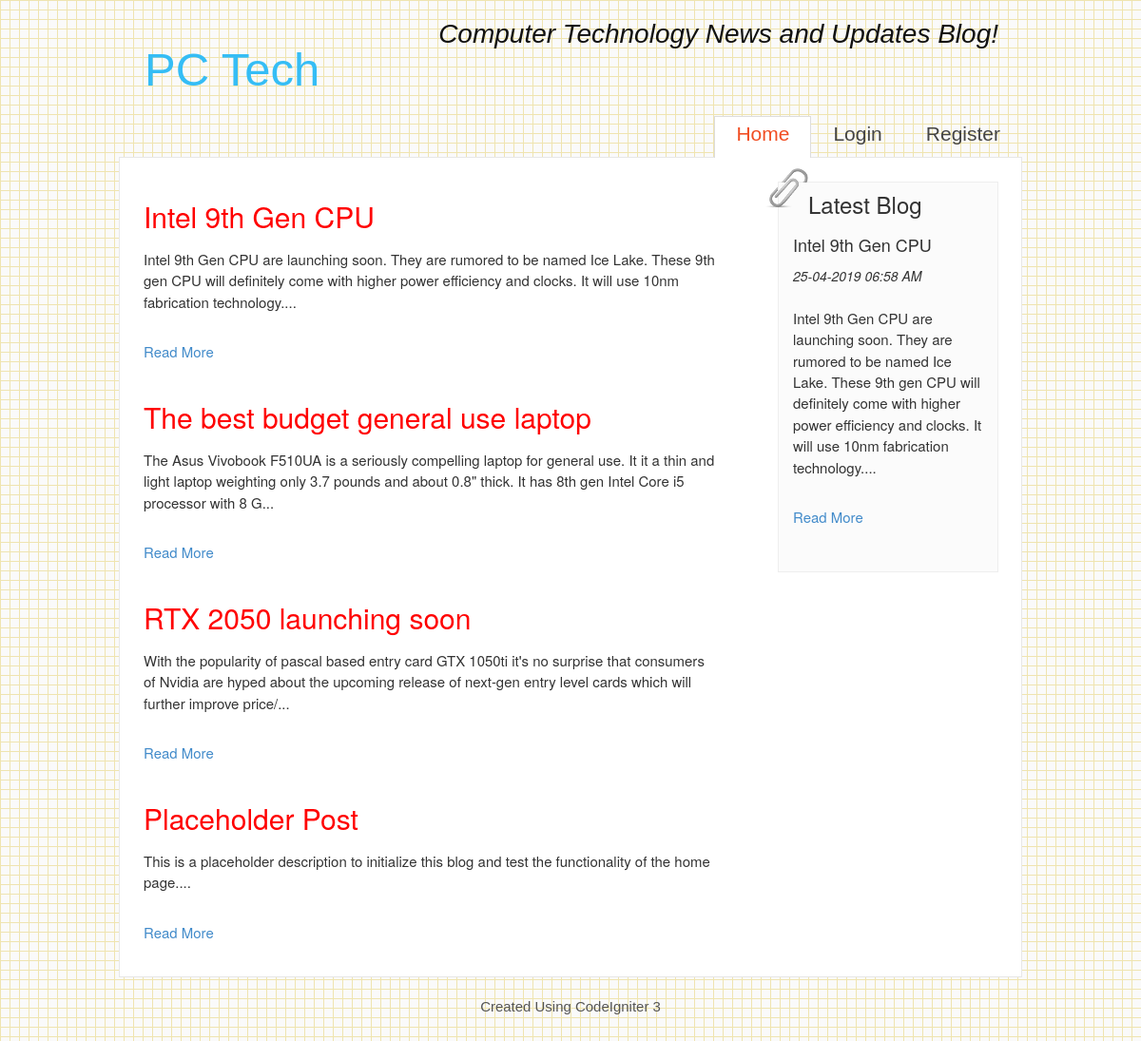
The page / on the database its author committed.
### tables this page shows
CREATE TABLE `posts` (
  `post_id` int(11) NOT NULL AUTO_INCREMENT,
  `post_title` varchar(255) NOT NULL,
  `post` text NOT NULL,
  `active` int(11) NOT NULL,
  `date_added` timestamp NOT NULL DEFAULT CURRENT_TIMESTAMP,
  `user_id` int(11) NOT NULL,
  PRIMARY KEY (`post_id`)
);

### application/controllers/Blog.php (called while the page is built, shortened)
<?php
class Blog extends CI_Controller{
    function __construct(){
        $this->load->model('M_Db');
    }
    function index($start = 0){
        $data['posts'] = $this->M_Db->getPosts(5, $start);
        $this->load->library('pagination');
        $config['base_url'] = base_url() . 'Blog/index/';
        $config['total_rows'] = $this->M_Db->getPostCount();
        $config['per_page'] = 5;
        $this->pagination->initialize($config);
        $data['pages'] = $this->pagination->create_links();
        $class_name = array('home_class' => 'current', 'login_class' => '', 'register_class' => '', 'profile_class' => '');
        $this->load->view('Header', $class_name);
        $this->load->view('V_Home', $data);
        $this->load->view('Footer');
    }
}
?>

### index.php (called while the page is built, shortened)
<?php
require_once BASEPATH.'core/CodeIgniter.php';

### application/libraries/Authorization_Token.php (called while the page is built, shortened)
<?php defined('BASEPATH') OR exit('No direct script access allowed');
class Authorization_Token
{
    protected $token_key;
    protected $token_algorithm;
    protected $token_expire_time = 3600;
    public function __construct()
	{
        $this->CI =& get_instance();
        $this->token_key        = $this->CI->config->item('jwt_key');
        $this->token_algorithm  = $this->CI->config->item('jwt_algorithm');
    }
    public function validateTokenPost($token)
    {
		if($token){
            if(!empty($token) AND is_string($token) AND !is_array($token))
            {
                try
                {
                    try {
                        $token_decode = JWT::decode($token, $this->token_key, array($this->token_algorithm));
                    }
                    catch(Exception $e) {
                        return ['status' => FALSE, 'message' => $e->getMessage()];
                    }
                    if(!empty($token_decode) AND is_object($token_decode))
                    {
                        if(empty($token_decode->id) OR !is_numeric($token_decode->id))
                        {
                            return ['status' => FALSE, 'message' => 'User ID Not Define!'];
                        }else if(empty($token_decode->time OR !is_numeric($token_decode->time))) {
                            return ['status' => FALSE, 'message' => 'Token Time Not Define!'];
                        }
                        else
                        {
                            $time_difference = strtotime('now') - $token_decode->time;
                            if( $time_difference >= $this->token_expire_time )
                            {
                                return ['status' => FALSE, 'message' => 'Token Time Expire.'];
                            }else
                            {
                                return ['status' => TRUE, 'data' => $token_decode];
                            }
                        }
                    }else{
                        return ['status' => FALSE, 'message' => 'Forbidden'];
                    }
                }
                catch(Exception $e) {
                    return ['status' => FALSE, 'message' => $e->getMessage()];
                }
            }else
            {
                return ['status' => FALSE, 'message' => 'Token is not defined.' ];
            }
        } else {
            return ['status' => FALSE, 'message' => 'Token is not defined.'];
        }
    }
}

### application/models/M_Db.php (called while the page is built, shortened)
<?php
class M_Db extends CI_Model{
    function getPosts($number = 10, $start = 0){
        $this->db->select()->from('posts')->where('active',1)->order_by('date_added','desc');
        $this->db->limit($number, $start);
        $query = $this->db->get();
        return $query->result_array();
    }
    function getPostCount(){
        $this->db->select()->from('posts')->where('active',1);
        $query = $this->db->get();
        return $query->num_rows();
    }
}
?>

### application/views/V_Home.php (the view, shortened to what this page needs)
<div id="site_content">
    <?php include 'sidebar.php' ?>
    <div id="content">
    <?php foreach($posts as $post){ ?>
		<h2><a style="color:red;" href="<?=base_url()?>Blog/post/<?=$post['post_id']?>"><?=$post['post_title'];?></a></h2>
        <p><?= substr(strip_tags($post['post']),0,200).'...';?></p>
        <p><a href="<?=base_url()?>Blog/post/<?=$post['post_id']?>">Read More</a></p>
    <?php } ?>
    </div>
</div>

### application/views/Header.php (shortened to what this page needs)
<!DOCTYPE HTML>
<html>
<head>
    <link rel="stylesheet" type="text/css" href="<?=base_url()?>public/css/style.css" />
    <link rel="stylesheet" type="text/css" href="<?=base_url()?>public/css/bootstrap-theme.min.css" />
    <link rel="stylesheet" type="text/css" href="<?=base_url()?>public/css/bootstrap.min.css" />
</head>
<body>
    <div id="main">
        <div id="header">
            <div id="logo">
                <h1><a href="<?=base_url()?>Blog/">PC Tech</a></h1>
                <div class="slogan">Computer Technology News and Updates Blog!</div>
            </div>
            <div id="menubar">
                <ul id="menu">
                    <li class="<?=$home_class;?>" ><a href="<?=base_url()?>Blog/">Home</a></li>
                    <?php
					$validate_token = $this->session->userdata('user_token');
					$is_valid_token = $this->authorization_token->validateTokenPost($validate_token);
					if($is_valid_token['status'] === TRUE){
					?>
						<li class="<?=$profile_class;?>" ><a href="<?=base_url()?>Pages/myProfile">My Profile</a></li>
                        <li class="<?=$login_class;?>" ><a href="<?=base_url()?>Users/logout">(<?=$this->session->userdata['username']?>)Logout</a></li>
                    <?php
                    }
                    else{
					?>
                        <li class="<?=$login_class;?>" ><a href="<?=base_url()?>Users/login">Login</a></li>
                    <?php } ?>
					<?php if($is_valid_token['status'] === FALSE){ ?>
						<li class="<?=$register_class;?>" ><a href="<?=base_url()?>Users/register/">Register</a></li>
                    <?php } ?>
                </ul>
            </div>
        </div>

### application/views/Sidebar.php (shortened to what this page needs)
<div id="sidebar_container">
    <img class="paperclip" src="<?=base_url()?>public/images/paperclip.png" alt="paperclip" />
    <div class="sidebar">
        <h3>Latest Blog</h3>
        <h4><?=$posts[0]["post_title"];?></h4>
        <h5><?=date('d-m-Y h:i A',strtotime($posts[0]['date_added']))?></h5>
        <p><?=substr(strip_tags($posts[0]['post']), 0, 200).'...';?></p>
        <p><a href="<?=base_url()?>Blog/post/<?=$posts[0]['post_id']?>">Read More</a></p>
    </div>
</div>

### application/views/Footer.php (shortened to what this page needs)
		<div id="footer">
			<p>Created Using CodeIgniter 3</p>
		</div>
  </div>
</body>
</html>

### public/css/style.css (style rules this page uses)
html { height: 100%; }
* { margin: 0; padding: 0; }
body { font: normal .80em 'sans-serif', arial; background: #F7F7F7 url(../images/pattern.png) fixed; color: #555; }
p { padding: 0 0 20px 0; line-height: 1.5em; font-size: 107%; }
img { border: 0; }
h1, h2, h3, h4, h5, h6 { font: normal 250% 'sans-serif', arial; color: #444; margin: 0 0 15px 0; padding: 5px 0 5px 0; }
h2 { font: normal 170% 'sans-serif', arial; color: #F14E23; margin: 0; padding: 0 0 8px 0; }
h3 { font-size: 200%; margin: 0 0 9px 0; color: #444; }
h4, h5, h6 { margin: 0; padding: 0 0 5px 0; font: normal 100% 'sans-serif', arial; color: #F14E23; line-height: 1em; }
h5, h6 { font: italic 95% 'sans-serif', arial; color: #888; padding-bottom: 15px; }
a, a:hover { outline: none; text-decoration: none; color: #35BDF5; }
ul { margin: 2px 0 22px 17px; }
ul#menu { margin-right: 2px; }
ul li { list-style-type: circle; margin: 0 0 0 0; padding: 0 0 4px 5px; }
ul li { font-size: 150%; }
#main, #header, #logo, #menubar, #site_content, #footer { margin-left: auto; margin-right: auto; }
#main { width: 950px; margin: 20px auto; }
#header { width: 952px; height: 145px; }
#logo { width: 950px; float: left; height: 100px; background: transparent; padding: 0 0 0px 10px; }
#logo h1 { font: normal 350% 'sans-serif', arial; padding: 5px 0 0 17px; color: #555; float: left; }
#logo h1 a { color: #35BDF5; text-decoration: none; }
.slogan { float: right; padding-right: 25px; text-align: right; font: 200% 'sans-serif', arial; color: #111; font-style: italic; }
#menubar { height: 46px; width: 700px; margin: 0px auto -1px auto; float: right; padding: 0px 0 0 0; }
ul#menu { float: right; }
ul#menu li { float: left; padding: 0 0 0px 0px; list-style: none; margin: 2px 0 0 0; background: transparent; }
ul#menu li a { font: normal 100% 'sans-serif', arial; text-decoration: none; color: #444; display: block; float: left; height: 20px; padding: 7px 23px 15px 23px; text-align: center; }
ul#menu li.current a { height: 44px; padding: 6px 22px 15px 22px; }
ul#menu li.current a { background: #fff; border: 1px solid #ddd; border-bottom: 0; color: #F14E23; }
#site_content { width: 950px; overflow: hidden; margin: 0 auto 0 auto; padding: 0; background: #fff; border: 1px solid #E7E7E7; }
#sidebar_container { float: right; width: 250px; margin: 25px 0; }
.sidebar { float: right; width: 232px; margin: 0 24px 27px 0; background: #FBFBFB; border: 1px solid #eee; padding: 0 15px 15px 15px; }
.sidebar h3, .content h1 { padding: 10px 15px; margin: 0 1px; }
.paperclip { float: left; position: relative; z-index: 0; vertical-align: middle; margin: -27px 0 -60px -30px; }
#content { text-align: left; width: 630px; padding: 25px 0 5px 25px; margin: 0; }
#footer { clear: both; width: 100%; font: normal 100% 'sans-serif', arial; height: 85px; padding: 20px 0 5px 0; text-align: center; color: #555; background: transparent; margin-bottom: 20px; }
#footer p { padding: 0 0 10px 0; }

### rows shown on the page
posts: post_title "Intel 9th Gen CPU", date_added "25-04-2019 06:58 AM", post "Intel 9th Gen CPU are launching soon. They are rumored to be named Ice Lake. These 9th gen CPU will definitely come with higher power efficiency and clocks. It will use 10nm fabrication technology."
posts: post_title "The best budget general use laptop", post "The Asus Vivobook F510UA is a seriously compelling laptop for general use. It it a thin and light laptop weighting only 3.7 pounds and about 0.8\" thick. It has 8th gen Intel Core i5 processor with 8 G"
posts: post_title "RTX 2050 launching soon", post "With the popularity of pascal based entry card GTX 1050ti it's no surprise that consumers of Nvidia are hyped about the upcoming release of next-gen entry level cards which will further improve price/"
posts: post_title "Placeholder Post", post "This is a placeholder description to initialize this blog and test the functionality of the home page."
